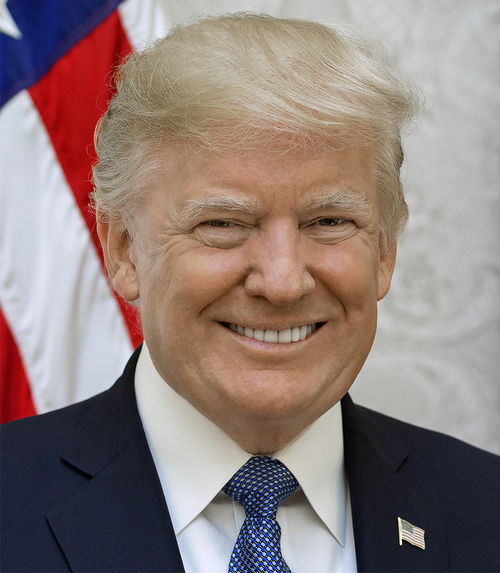
//> input picture images/trump.jpg, 500 x 573 px
$ ./submission   (built with g++ and OpenCV 4)
//> lines starting //> are read from the running program, lines starting //| are printed output that depends on the picture; after the words box and inside, x2 and y2 are one past the last pixel; in counts of white or black regions, pixels touching at a corner belong together
//> further down, image is the input picture: 573 rows x 500 cols, CV_8UC3; mean B, G, R 123, 126.8, 143
#include <iostream>
#include <opencv2/opencv.hpp>
#include <opencv2/core.hpp>
#include <opencv2/imgproc.hpp>

using namespace std;
using namespace cv;

Mat cartoonify(Mat image, int arguments=0){
//> called with arguments = 0

    Mat cartoonImage;

    /// YOUR CODE HERE

    cv::cvtColor(image, image, cv::COLOR_BGR2GRAY);
//> image: 458 rows x 400 cols, CV_8UC1
    cv::Mat dst;
    cv::Laplacian(image, dst, CV_8U);
    dst.convertTo(dst, CV_8UC1);
    threshold(dst, dst, 30, 255, cv::ThresholdTypes::THRESH_BINARY);
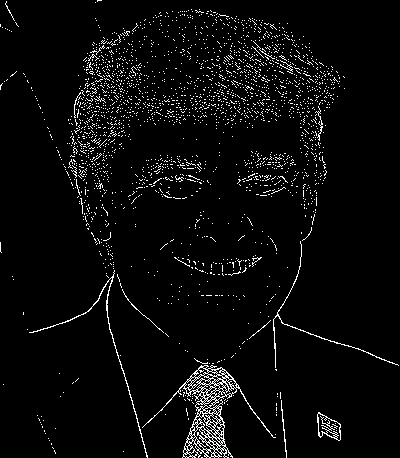
//> dst: 458 rows x 400 cols, CV_8UC1; 4.1% white in thin lines or dots
    bitwise_not(dst, dst);
//> dst: 458 rows x 400 cols, CV_8UC1; 95.9% white; black in thin lines or dots
    erode(dst, dst, getStructuringElement(MORPH_ELLIPSE, Size(2,2)));
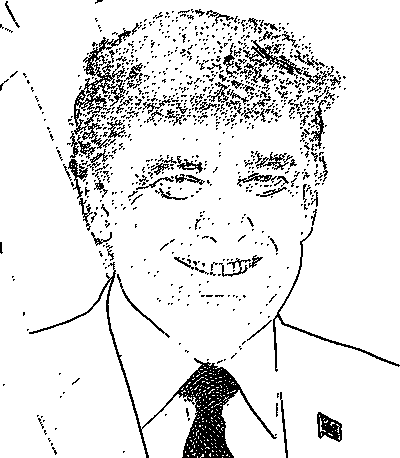
//> dst: 458 rows x 400 cols, CV_8UC1; 90.1% white; black in thin lines or dots

    cartoonImage = dst.clone();
    cv::cvtColor(cartoonImage, cartoonImage, cv::COLOR_GRAY2BGR);
//> cartoonImage: 458 rows x 400 cols, CV_8UC3; 90.1% white; black in thin lines or dots

    return cartoonImage;
}

Mat pencilSketch(Mat image, int arguments=0){
//> called with arguments = 0

    Mat pencilSketchImage;

    /// YOUR CODE HERE

    Mat cartoonMask = cartoonify(image);
    cvtColor (cartoonMask, cartoonMask, cv::COLOR_BGR2GRAY );
    bitwise_not(cartoonMask,cartoonMask);
//> cartoonMask: 458 rows x 400 cols, CV_8UC1; 9.9% white in thin lines or dots

    Mat cartoonMaskChannels[] = {cartoonMask,cartoonMask,cartoonMask};

    cartoonMask = cartoonMask/255;
//> cartoonMask: 458 rows x 400 cols, CV_8UC1; values 0 (black) and 1 (white), 9.9% white in thin lines or dots

    Mat imageChannels[3];
    Mat maskedImage[3];
    split(image, imageChannels);
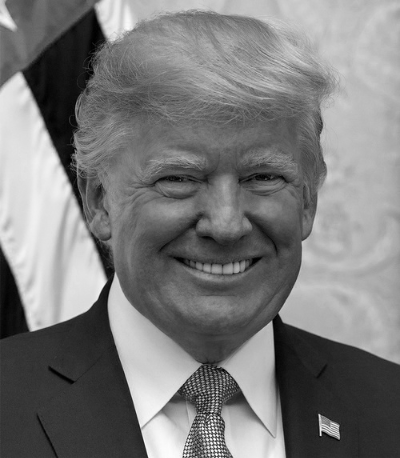
//> imageChannels[0]: 458 rows x 400 cols, CV_8UC1; min 0, max 253, mean 122.9
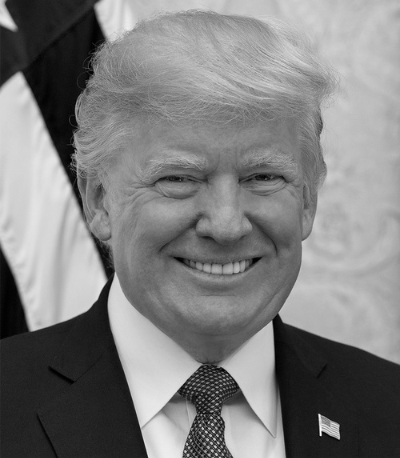
//> imageChannels[1]: 458 rows x 400 cols, CV_8UC1; min 0, max 252, mean 126.8
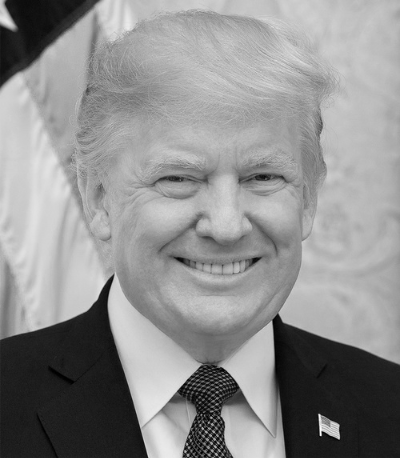
//> imageChannels[2]: 458 rows x 400 cols, CV_8UC1; min 0, max 253, mean 143

    for (int i = 0; i < 3; i++)
    {
        // Use the mask to create the masked eye region
        multiply(imageChannels[i], (1-cartoonMaskChannels[i]), maskedImage[i]);
    }

    merge(maskedImage, 3, pencilSketchImage);

    return pencilSketchImage;
}

int main() {
    string imagePath = "../images/trump.jpg";
    Mat image = imread(imagePath);
    resize(image, image, Size(), 0.8, 0.8);
    Mat resultMat = Mat::zeros(image.size().height, image.size().width*3, CV_8UC3);

    Mat cartoonImage = cartoonify(image);
    Mat pencilSketchImage = pencilSketch(image);

    image.copyTo(resultMat(Range(0,image.size().height),Range(0,image.size().width)));
    cartoonImage.copyTo(resultMat(Range(0,image.size().height),Range(image.size().width,image.size().width*2)));
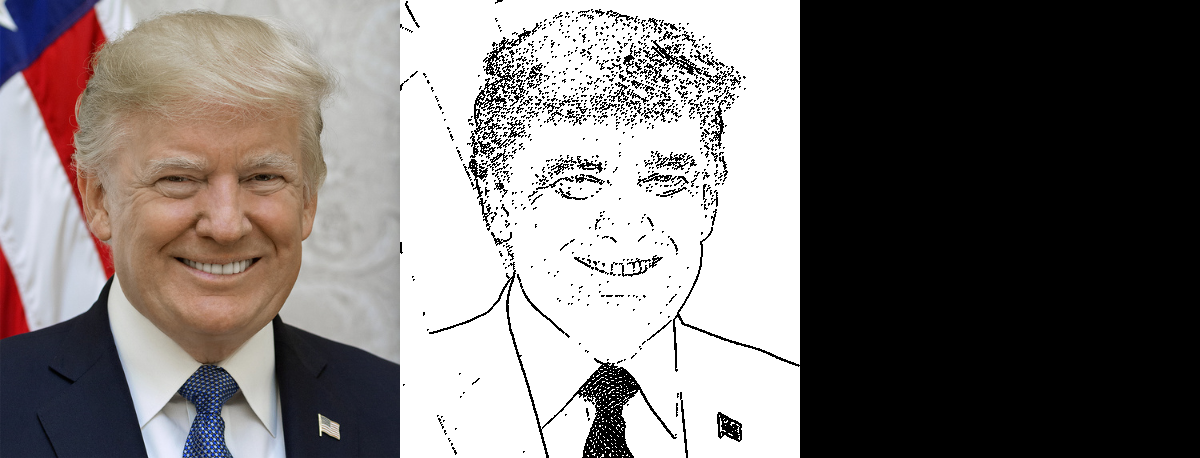
//> resultMat: 458 rows x 1200 cols, CV_8UC3; mean B, G, R 117.5, 118.8, 124.2
    pencilSketchImage.copyTo(resultMat(Range(0,image.size().height),Range(image.size().width*2,image.size().width*3)));
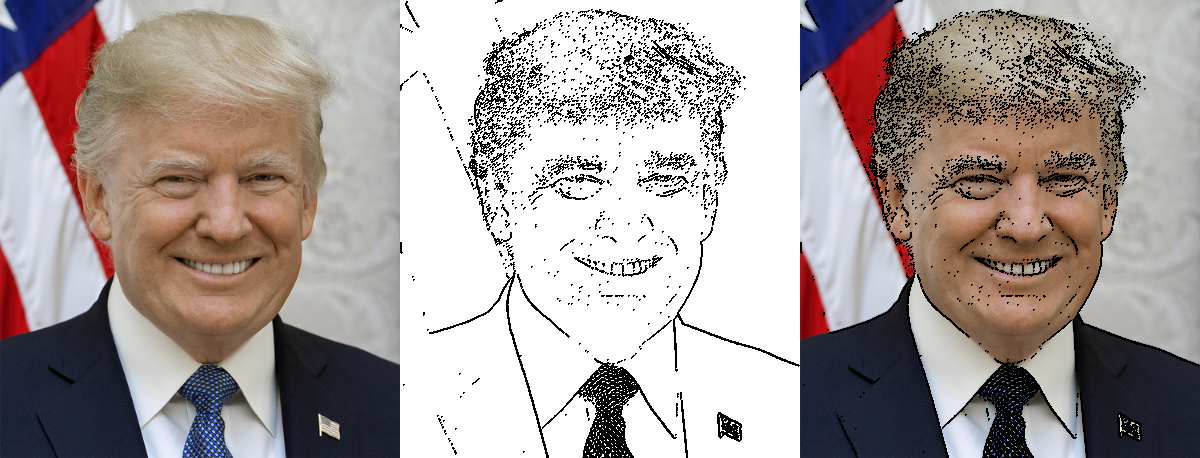
//> resultMat: 458 rows x 1200 cols, CV_8UC3; mean B, G, R 155.2, 157.5, 167.7

    imshow("image", resultMat);
    waitKey(0);
}

$ run again, with images/Dolores.jpg copied over images/trump.jpg
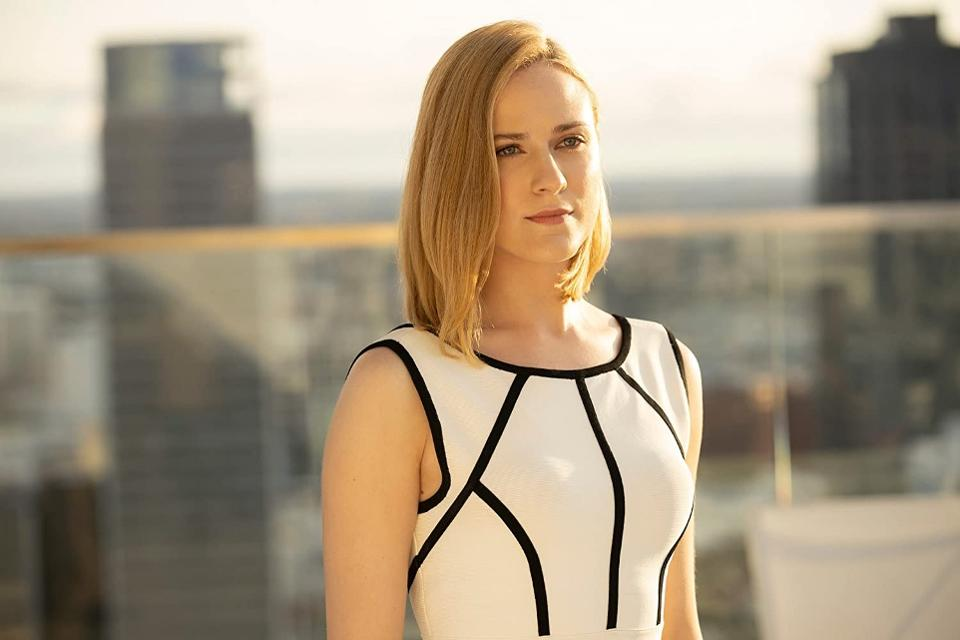
//> input picture images/Dolores.jpg, 960 x 640 px
//> image is the input picture: 640 rows x 960 cols, CV_8UC3; mean B, G, R 129.5, 150.7, 165
//> in cartoonify, `erode(dst, dst, getStructuringElement(MORPH_ELLIPSE, Size(2,2)));`:
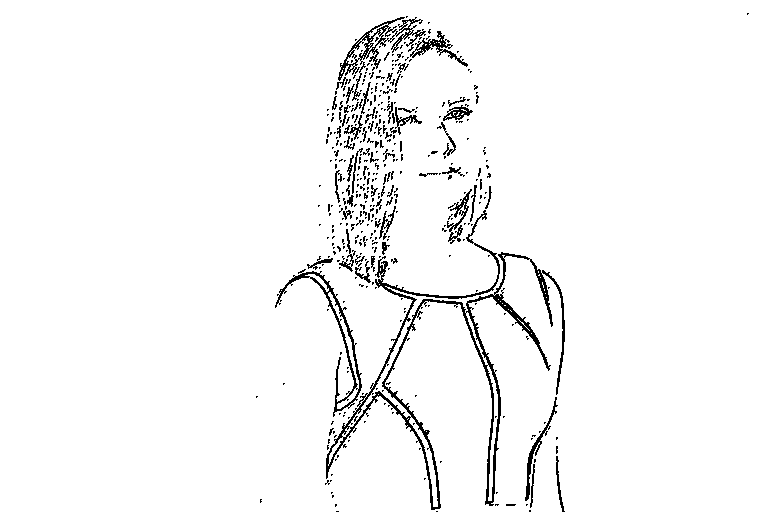
//> dst: 512 rows x 768 cols, CV_8UC1; 96.4% white; black in thin lines or dots, all inside (x1, y1, x2, y2) = (256, 13, 749, 512)
//> `pencilSketchImage.copyTo(resultMat(Range(0,image.size().height),Range(..`:
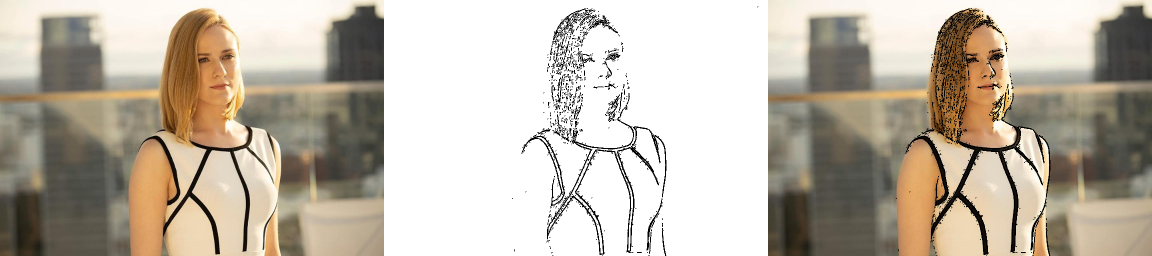
//> resultMat: 512 rows x 2304 cols, CV_8UC3 (shown at 1/2 size); mean B, G, R 167.5, 181.2, 190.4

$ run again, with images/face_normal.jpg copied over images/trump.jpg
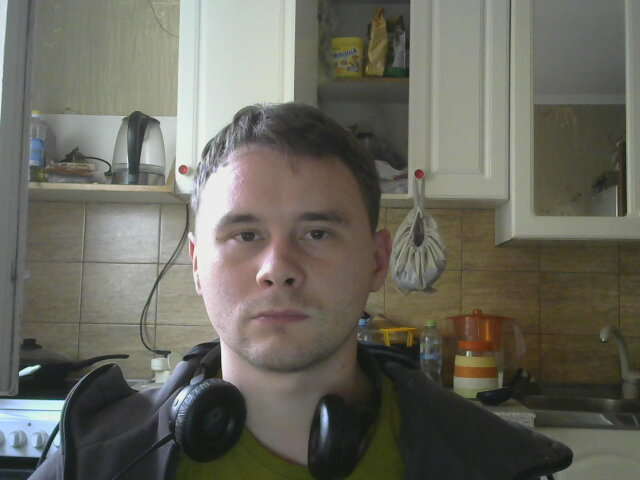
//> input picture images/face_normal.jpg, 640 x 480 px
//> image is the input picture: 480 rows x 640 cols, CV_8UC3; mean B, G, R 94.5, 104.4, 105.4
//> in cartoonify, `erode(dst, dst, getStructuringElement(MORPH_ELLIPSE, Size(2,2)));`:
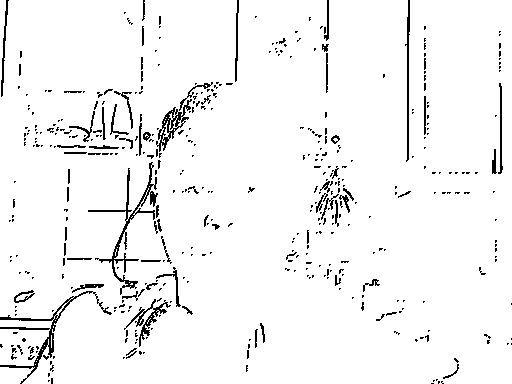
//> dst: 384 rows x 512 cols, CV_8UC1; 95.4% white; black in thin lines or dots
//> cartoonImage: 384 rows x 512 cols, CV_8UC3; 95.4% white; black in thin lines or dots
//> `pencilSketchImage.copyTo(resultMat(Range(0,image.size().height),Range(..`:
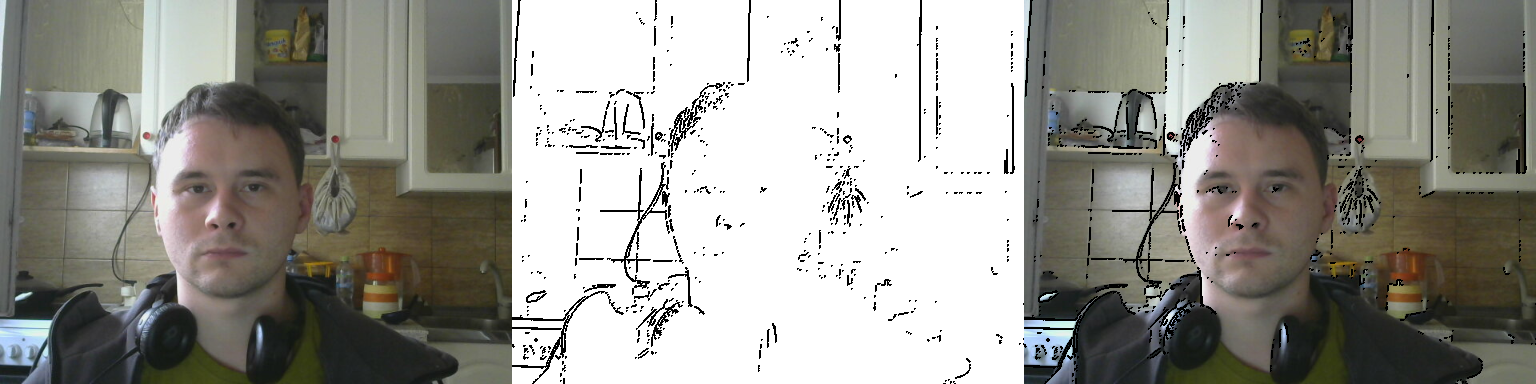
//> resultMat: 384 rows x 1536 cols, CV_8UC3; mean B, G, R 142.4, 149, 149.7

$ run again, with images/face_overlight.jpg copied over images/trump.jpg
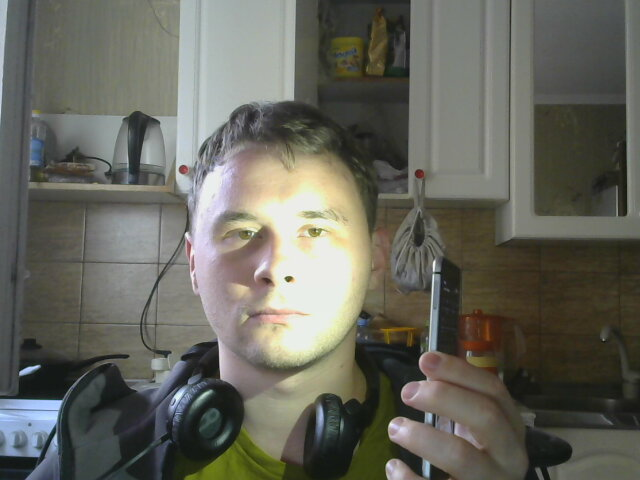
//> input picture images/face_overlight.jpg, 640 x 480 px
//> image is the input picture: 480 rows x 640 cols, CV_8UC3; mean B, G, R 92.7, 101.9, 101.9
//> cartoonImage: 384 rows x 512 cols, CV_8UC3; 95.3% white; black in thin lines or dots
//> `pencilSketchImage.copyTo(resultMat(Range(0,image.size().height),Range(..`:
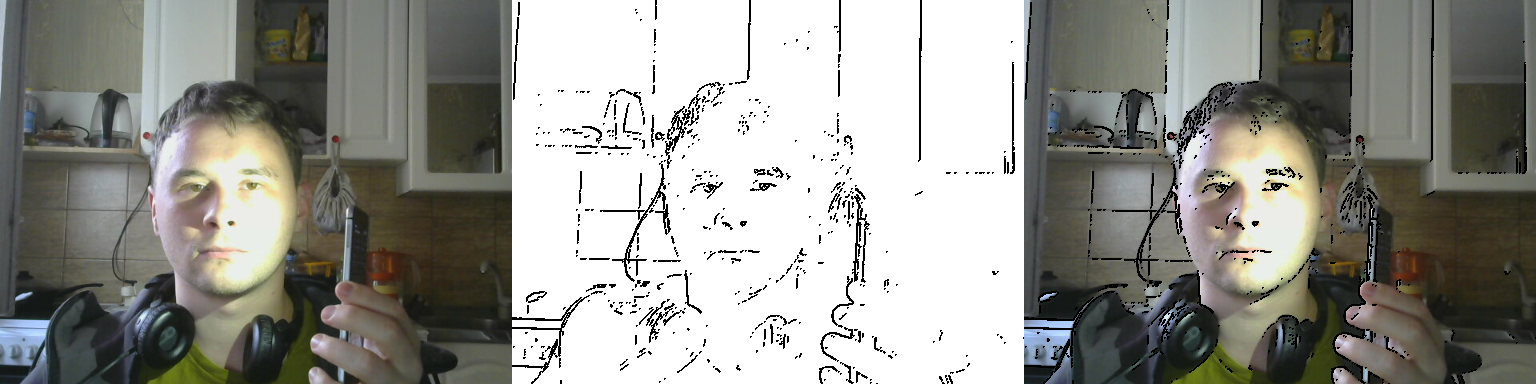
//> resultMat: 384 rows x 1536 cols, CV_8UC3; mean B, G, R 141.3, 147.3, 147.4
